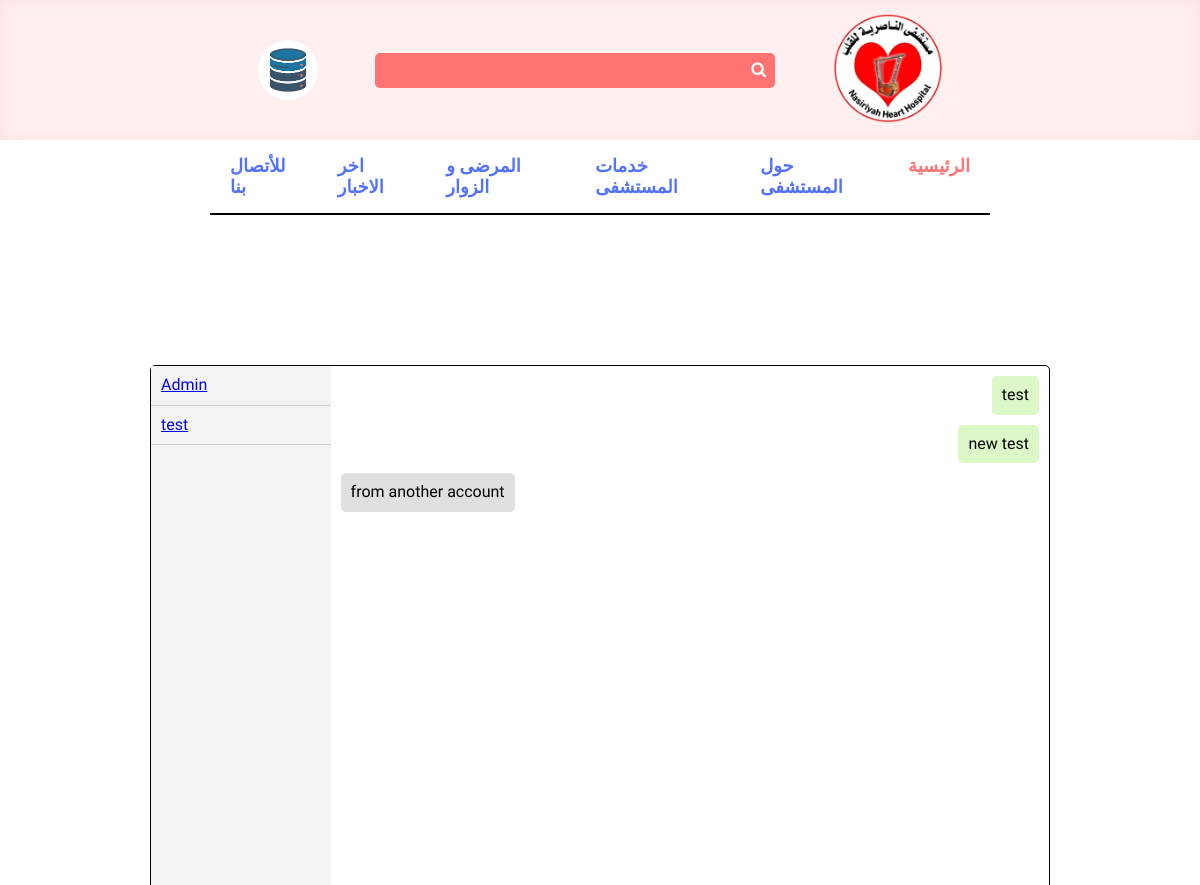
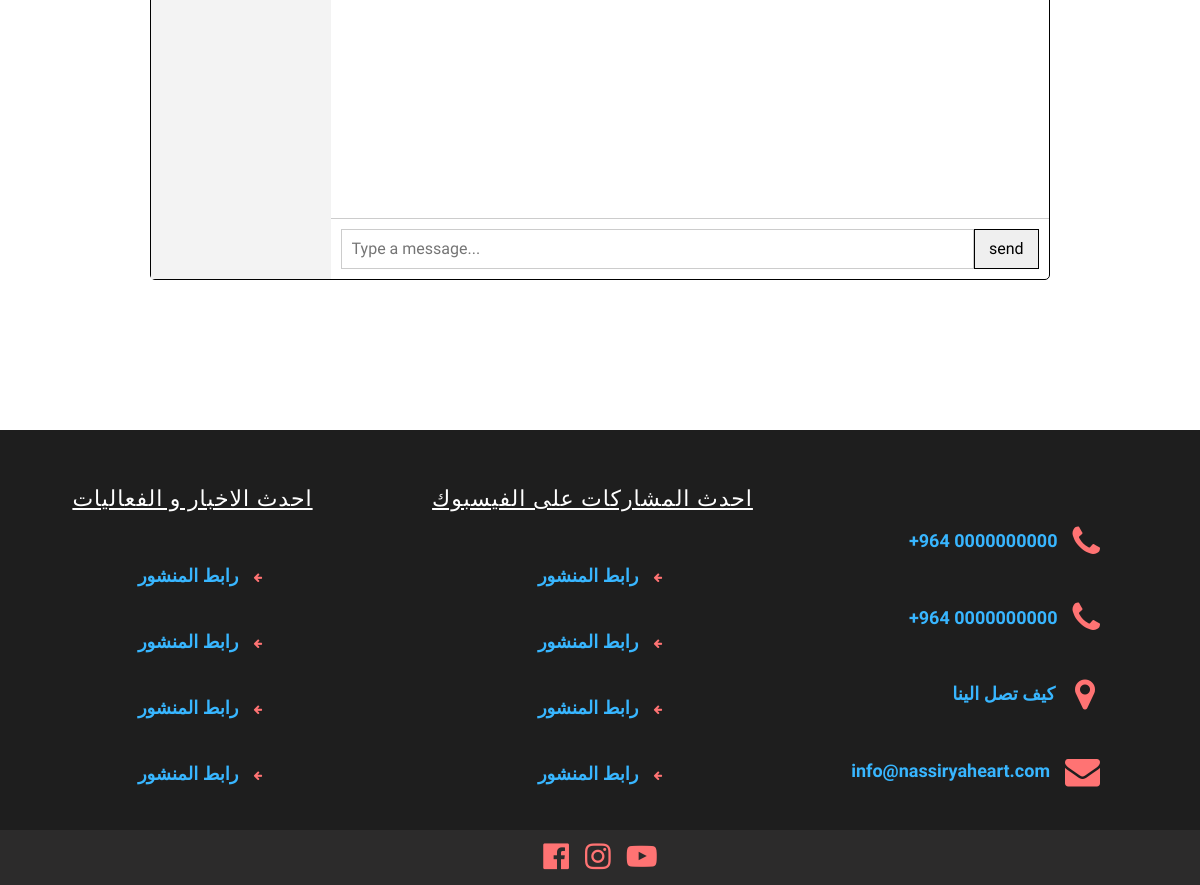
Page /contact/chat/admin/ (signed in) on the committed database (2 pictures, top to bottom).
### mainapp/models.py (models this page shows, shortened)
class Profile(models.Model):
    user=models.OneToOneField( settings.AUTH_USER_MODEL,on_delete=models.CASCADE)
    image=models.ImageField(default="/default.jpg",upload_to="profile/%Y/%m/%d")
    phone_number = models.CharField(max_length=60,
                             null=True, blank=True)
    birthdate=models.DateField(blank=True,null=True)

### chat/models.py (models this page shows, shortened)
class Room(models.Model):
    name=models.CharField(max_length=255)
    slug=models.SlugField(unique=True)

class Message(models.Model):
    content=models.TextField()
    user=models.ForeignKey( settings.AUTH_USER_MODEL,on_delete=models.CASCADE,related_name="messages")
    room=models.ForeignKey(Room,on_delete=models.CASCADE,related_name="messages")
    date_added=models.DateTimeField(auto_now_add=True)
    class Meta:
        ordering=('date_added',)

### chat/views.py (the view)
# urls.py: path("chat/<slug:room>/",views.home,name='base_chat'),
@login_required
def home(request,room=None):
    rooms=Room.objects.all()
    messages=None
    try:
        active_room=Room.objects.get(slug=room)
        messages=Message.objects.filter(room=active_room)
    except Room.DoesNotExist:
        active_room=None
        messages=None
    return render(request,"chat/base.html",context={"rooms":rooms,"active_room":active_room,'messages':messages})

### chat/templates/chat/base.html (shortened to what this page needs)
{% extends 'base.html' %}
{% load static %}
{% block css_link %}
<link rel="stylesheet"  href="{% static 'css/room.css' %}">
{% endblock %}
{% block content %}
<div class="chat-container">
    <div class="channels">
      {% for room in rooms %}
      <div class="channel-item"><a href="{% url 'base_chat' room.slug %}">{{room.name}}</a></div>
      {% endfor %}
    </div>
    <div class="active-channel">
      <div class="messages" id="message_list">
        {% if messages %}
        {% for message in messages %}
        {% if message.user.username == request.user.username %}
        <div class="message my-message">{{message.content}}</div>
        {% else %}
        <div class="message other-message">{{message.content }}</div>
        {% endif %}
        {% endfor %}
        {% endif %}
      </div>
      <form class="input-text" id="send_form">
        <input type="text" placeholder="Type a message..." id="message_input" >
        <input type="submit" value="send" id="send_btn">
      </form>
    </div>
  </div>
{% endblock %}

### templates/base.html (shortened to what this page needs)
{% load static %}
<!DOCTYPE html>
<html lang="en">
<head>
    <link
    rel="stylesheet"
    href="https://cdn.jsdelivr.net/npm/swiper@11/swiper-bundle.min.css"
  />
    <link rel="stylesheet" href="https://cdnjs.cloudflare.com/ajax/libs/font-awesome/4.7.0/css/font-awesome.min.css">
    <link rel="stylesheet"   href="{% static 'css/normal.css' %}">
    <link rel="stylesheet"  href="{% static 'css/style.css' %}">
    <link rel="stylesheet"  href="{% static 'css/subjects.css' %}">
    <link rel="stylesheet"  href="{% static 'css/report.css' %}">
    <link rel="stylesheet"  href="{% static 'css/search.css' %}">
    {% block css_link %}
    {% endblock %}
</head>
<body>
    <header class="navbar_header">
          <div class="arabic_english_container">
            {% if request.user.is_authenticated %}
                <div class="action">
                    <div class="profile" onclick="menuToggle();">
                      {% if user.profile.image %}
                      <img src="{{user.profile.image.url}}" onerror="this.onerror=null;this.src='/default.png/'" />
                      {% else %}
                      <img src="/default.jpg/" />
                      {% endif %}
                    </div>
                  </div>
            {% else %}
            <button class="arabic"><a href="{% url 'login' %}">دخول</a></button>
            <button class="english"><a href="{% url 'signup' %}">تسجيل</a></button>
            {% endif %}
        </div>
        <form class="search_form" method="GET"  action="/search_result/">
            <input  class="search_input" type="text" name="search"  >
            <button class="search_submit" type="submit"><i class="fa fa-search" aria-hidden="true"></i> </button>
        </form>
        <div class="logo_container">
            <img  class="logo_img" src="{% static 'source/images/MainLogo.png' %}" alt="logo">
        </div>
    </header>
<div class="second_navbar_container">
    <header class="second_navbar">
            <a class="subject" href="/" id="main">الرئيسية</a>
            <a class="subject" href="/about_hospital/">حول المستشفى</a>
            <a class="subject" href="/hospital_services/">خدمات المستشفى</a>
            <a class="subject" href="/patients_and_visitors/">المرضى و الزوار</a>
            <a class="subject" href="/reports/1/">اخر الاخبار</a>
            <a class="subject" href="/contact_info/">للأتصال بنا</a>
        </header>
    </div>
    {% block content %}
    {% endblock %}
    <div class="footer">
        <div class="part">
            <div class="part_item">
                <span id="part_two">احدث الاخبار و الفعاليات</span>
            </div>
            <div class="part_item news">
               <a href="{% url 'report' 1 %}"> <span>رابط المنشور</span></a>
                <i class="fa fa-arrow-left" aria-hidden="true"></i>
            </div>
            <div class="part_item news">
             <a href="{% url 'report' 2 %}"> <span>رابط المنشور</span></a>
                <i class="fa fa-arrow-left" aria-hidden="true"></i>
            </div>
            <div class="part_item news">
              <a href="{% url 'report' 2 %}">  <span> رابط المنشور</span></a>
                <i class="fa fa-arrow-left" aria-hidden="true"></i>
            </div>
            <div class="part_item news">
               <a href="{% url 'report' 4 %}"><span>رابط المنشور</span></a>
                <i class="fa fa-arrow-left" aria-hidden="true"></i>
            </div>
        </div>
        <div class="part">
            <div class="part_item">
                 <span id="part_two">احدث المشاركات على  الفيسبوك</span>
            </div>
            <div class="part_item news">
               <a href="https://fb.watch/rXO-4PC_m1/"><span>رابط المنشور</span></a>
                <i class="fa fa-arrow-left" aria-hidden="true"></i>
            </div>
            <div class="part_item news">
                <a href="https://www.facebook.com/NHCOH/posts/pfbid02D9YFFEDvdYqxpowC232cKgUX8dmVEMz8tn5scsYgaM6NLH7BfcDRDuvwGMSzgxDCl"><span>رابط المنشور</span></a>
                <i class="fa fa-arrow-left" aria-hidden="true"></i>
            </div>
            <div class="part_item news">
                <a href="https://fb.watch/rXP1V_XAU3/">  <span> رابط المنشور</span></a>
                <i class="fa fa-arrow-left" aria-hidden="true"></i>
            </div>
            <div class="part_item news">
                <a href="https://www.facebook.com/NHCOH/posts/pfbid02ERhAAqgtzgh5bSAdavmohriTV8ux4a4Z4kYJ2MNmz2dgg34DJZRoHYA7BgzYR8FPl"> <span>رابط المنشور</span></a>
                <i class="fa fa-arrow-left" aria-hidden="true"></i>
            </div>
        </div>
        <div class="part" id="info_part">
            <div class="part_item info" >
                <span>+964 0000000000</span>
                <i class="fa fa-phone" aria-hidden="true"></i>
            </div>
            <div class="part_item info">
                <span>+964 0000000000</span>
                <i class="fa fa-phone" aria-hidden="true"></i>
            </div>
            <div class="part_item info">
               <a href="https://www.google.com/maps/place/Nassiriya+Heart+Center/@31.080889,46.2476,10z/data=!4m6!3m5!1s0x3fddfce278fda60b:0x9e70920fe98fac40!8m2!3d31.0808892!4d46.2476004!16s%2Fm%2F012vtx21?hl=en-GB&entry=ttu"> <span> كيف تصل الينا</span> </a>
               <i class="fa fa-map-marker" aria-hidden="true"></i>
            </div>
            <div class="part_item info">
                <a href="mailto:info@nassiryaheart.com"> <span>info@nassiryaheart.com </span></a>
                <i class="fa fa-envelope" aria-hidden="true"></i>
            </div>
        </div>
    </div>
    <div class="social_media">
        <a class="social_media_icon" href="https://www.facebook.com/NHCOH">
            <i class="fa fa-facebook-official" aria-hidden="true"></i>
        </a>
        <a class="social_media_icon" href="https://www.instagram.com/nasiryahearthospital?utm_source=ig_web_button_share_sheet&igsh=OGQ5ZDc2ODk2ZA==">
            <i class="fa fa-instagram" aria-hidden="true"></i>
        </a>
        <a class="social_media_icon" href="https://www.youtube.com/@NasiryaHeartHospital">
            <i class="fa fa-youtube-play" aria-hidden="true"></i>
        </a>
    </div>
</body>
</html>

### static/css/normal.css (style rules this page uses)
html { line-height: 1.15; -webkit-text-size-adjust: 100%; }
body { margin: 0; }
a { background-color: transparent; }
img { border-style: none; }
button, input, optgroup, select, textarea { font-family: inherit; font-size: 100%; line-height: 1.15; margin: 0; }
button, input { overflow: visible; }
button, select { text-transform: none; }
button, [type="button"], [type="reset"], [type="submit"] { -webkit-appearance: button; }

### static/css/style.css (style rules this page uses)
* { box-sizing: border-box; font-family: "Almarai", sans-serif; font-optical-sizing: auto; font-weight:normal; font-style: normal; }
:root { --red:#ff7373; --light_red:#fda7a7; --blue:#38B6FF; --gray:#FFEFEF; --darker-blue:#5271FF; --light_blue:#b1e2ff; --time:0.3s; --mobile_size:480px; }
.fa-map-marker:before { content: "\f041"; margin: 5px; }
.navbar_header { height: 140px; background-color: #FFEFEF; display: flex; justify-content: space-evenly; align-items: center; padding: 0 200px; box-shadow: inset 0 0 14px #ff68691f; }
.search_form { position: relative; width:400px; }
.search_input { width:100%; height: 100%; padding: 8px 40px 8px 32px; border:none; border-radius: 5px; background-color: var(--red); color:white; outline: none; text-align: end; }
.search_submit { position:absolute; top:7px; right:3px; background:none; border:none; }
.search_submit > i { cursor: pointer; transition: var(--time); color:white; }
.logo_img { width:110px; }
.logo_container { cursor:pointer; }
.arabic_english_container { display: flex; position: relative; }
.second_navbar { display: flex; justify-content: center; flex-direction: row-reverse; border-bottom: 2px solid black; width: 65%; }
.subject { font-weight: 600; font-size: 18px; padding: 16px 20px; color:var(--darker-blue); border-bottom: 2px solid black; transition: var(--time); border:none; cursor: pointer; text-decoration: none; }
#main { color:var(--red); }
.second_navbar_container { display: flex; justify-content: center }
.footer { display: flex; height: 400px; background-color: #1E1E1E; margin-top:25px; }
.part { flex-basis: 100%; display: flex; flex-direction: column; justify-content: space-evenly; align-items: center; }
.part_item { color:white; display: flex; align-items: center; }
.part_item span { margin-right: 15px; cursor: pointer; font-size: 18px; color:var(--blue); transition: 0.2s; font-weight: 600; }
.part_item a { text-decoration: none; }
.part_item i { color:var(--red); font-size: 35px; }
#part_two { text-align: end; padding: 10px; color:white; text-decoration: underline; font-size: 22px; letter-spacing: 1px; font-weight: normal; }
.news i { font-size: 10px; }
#info_part { align-items: flex-end; }
.info { margin-right: 100px ; }
.social_media { display: flex; justify-content: center; align-items: center; background-color: #2c2b2b; padding: 10px; }
.social_media_icon { color:var(--red); font-size: 30px; margin:0 8px; transition: var(--time); }
.action .profile { width: 60px; height: 60px; border-radius: 50%; overflow: hidden; cursor: pointer; }
.action .profile img { width: 100%; height: 100%; object-fit: cover; }

### static/css/subjects.css (style rules this page uses)
:root { --red:#ff7373; --light_red:#fda7a7; --blue:#38B6FF; --gray:#FFEFEF; --darker-blue:#5271FF; --light_blue:#b1e2ff; --time:0.3s; }

### static/css/search.css (style rules this page uses)
:root { --red:#ff7373; --light_red:#fda7a7; --blue:#38B6FF; --gray:#FFEFEF; --darker-blue:#5271FF; --light_blue:#b1e2ff; --time:0.3s; --mobile_size:480px; }

### static/css/room.css (style rules this page uses)
.chat-container { display: flex; height: 100vh; border: 1px solid black; margin: 150px; border-radius: 5px; padding: 10p }
.channels { width: 20%; background: #f3f3f3; overflow-y: auto; }
.active-channel { flex: 1; display: flex; flex-direction: column; }
.messages { flex: 1; overflow-y: auto; padding: 10px; display: flex; flex-direction: column; }
.input-text { border-top: 1px solid #ccc; padding: 10px; display: flex; }
.input-text input { width: 100%; padding: 10px; border: 1px solid #ccc; }
.message { max-width: 50%; padding: 10px; margin-bottom: 10px; border-radius: 5px; word-wrap: break-word; }
.my-message { background-color: #dcf8c6; align-self: flex-end; }
.other-message { background-color: #e0e0e0; align-self: flex-start; }
.channel-item { padding: 10px; border-bottom: 1px solid #ccc; cursor: pointer; }
#send_btn { width:70px; border: 1px solid black; }

### rows in the picture
Room: name "Admin"
Room: name "test"
Message: content "test"
Message: content "new test"
Message: content "from another account"
